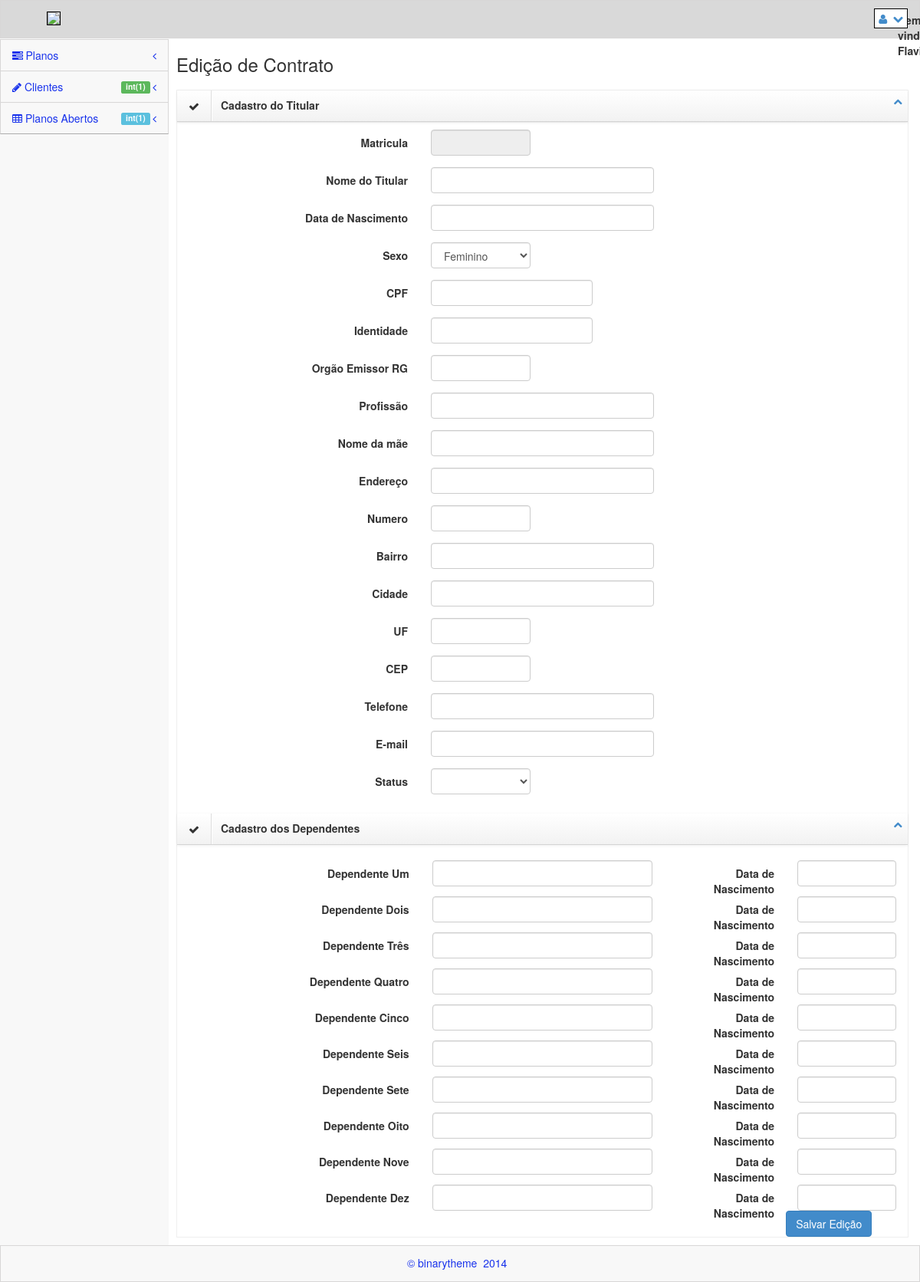
Page /views/editarcontrato.php?cod=201546 (signed in) on the earlier database version.
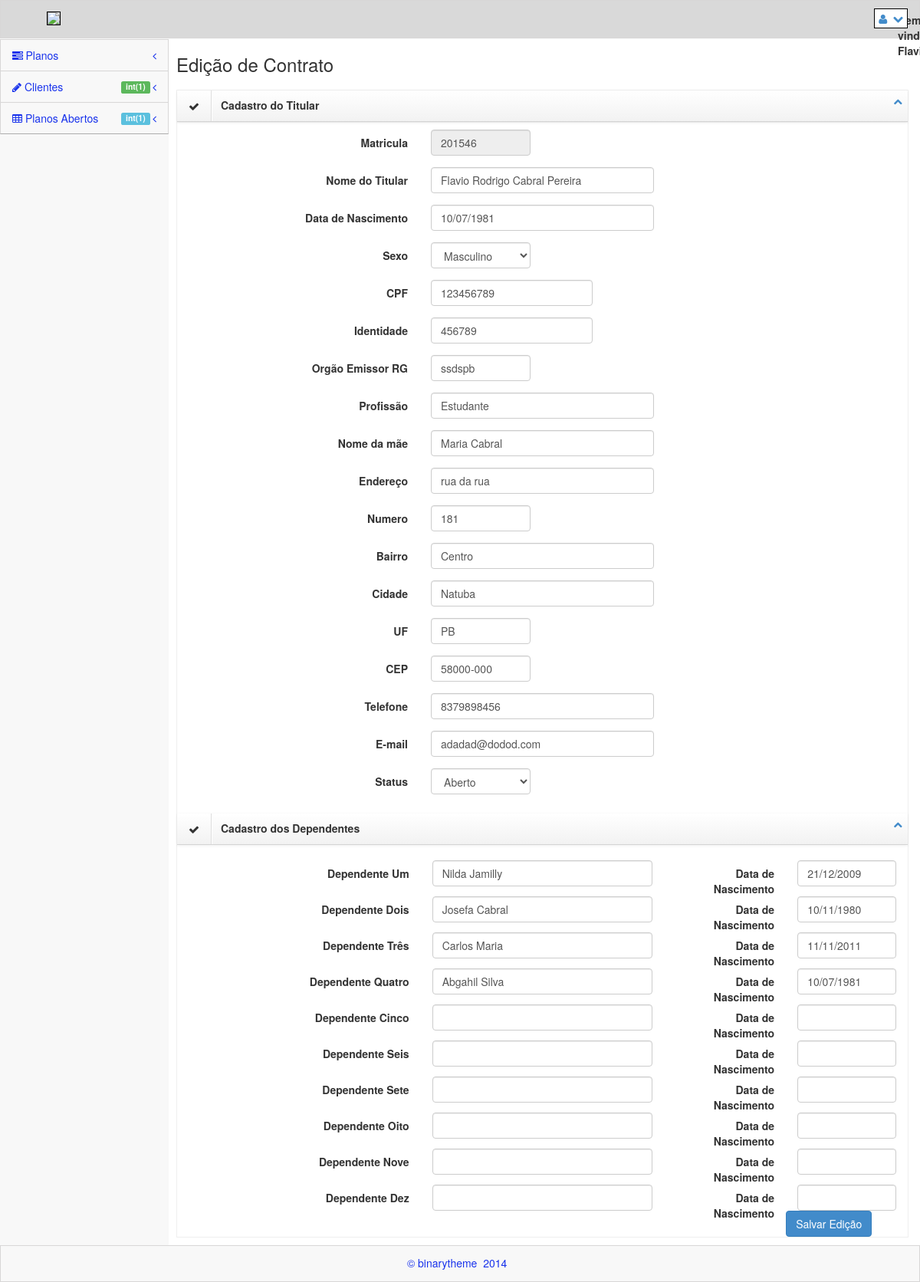
Same page on the later database version.
### tables this page shows
CREATE TABLE `planos` (
  `id` int(11) NOT NULL,
  `matricula` varchar(50) NOT NULL,
  `dtabertura` varchar(20) NOT NULL,
  `ntitular` varchar(200) NOT NULL,
  `sexo` varchar(20) NOT NULL,
  `dtnasc` varchar(30) NOT NULL,
  `cpf` varchar(20) NOT NULL,
  `rg` varchar(20) NOT NULL,
  `org` varchar(10) NOT NULL,
  `profissao` varchar(30) NOT NULL,
  `mae` varchar(100) NOT NULL,
  `endereco` varchar(100) NOT NULL,
  `num` varchar(10) NOT NULL,
  `bairro` varchar(30) NOT NULL,
  `cidade` varchar(50) NOT NULL,
  `uf` varchar(5) NOT NULL,
  `cep` varchar(20) NOT NULL,
  `telefone` varchar(50) NOT NULL,
  `email` varchar(50) NOT NULL,
  `status` varchar(20) NOT NULL,
  `ndep1` varchar(200) NOT NULL,
  `data1` varchar(20) DEFAULT NULL,
  `ndep2` varchar(200) NOT NULL,
  `data2` varchar(20) NOT NULL,
  `ndep3` varchar(200) NOT NULL,
  `data3` varchar(20) NOT NULL,
  `ndep4` varchar(200) NOT NULL,
  `data4` varchar(20) NOT NULL,
  `ndep5` varchar(200) NOT NULL,
  `data5` varchar(20) NOT NULL,
  `ndep6` varchar(200) NOT NULL,
  `data6` varchar(20) NOT NULL,
  `ndep7` varchar(200) NOT NULL,
  `data7` varchar(20) NOT NULL,
  `ndep8` varchar(200) NOT NULL,
  `data8` varchar(20) NOT NULL,
  `ndep9` varchar(200) NOT NULL,
  `data9` varchar(20) NOT NULL,
  `ndep10` varchar(200) NOT NULL,
  `data10` varchar(20) NOT NULL
);

### model/Contrato.class.php (called while the page is built, shortened)
<?php
    require_once 'Conexao.class.php';
class Contrato{
    private $con;
    function __construct() {
        $conexao = new Conexao();
        $this->con = $conexao->getConexao();
    }
    function buscaContrato($mat){
        $result = $this->con->query("SELECT * FROM planos WHERE matricula = '{$mat}'");
        if($result->rowCount() > 0){
            return $result->fetch(PDO::FETCH_ASSOC);
        }
    }
}
?>

### model/Conexao.class.php (called while the page is built)
<?php
class Conexao {
    public static $instance;
    public static function getConexao() {
        if (!isset(self::$instance)) {
            self::$instance = new PDO('mysql:host=localhost;dbname=apcef', 'root', '');
        }
        return self::$instance;
}
}

### controller/Controller.class.php (called while the page is built, shortened)
<?php
class Controller {
    function buscarContrato($cod){
        $chm = new Contrato();
        $result = $chm->buscaContrato($cod);
        return $result;
    }
}

### views/editarcontrato.php (the view, shortened to what the changed rows need)
<?php
    include_once '../controller/Controller.class.php';
    include_once '../model/Contrato.class.php';
    $c = new Controller();
    $c->logouf();
    $mat = $_REQUEST['cod'];
    $contrato = $c->buscarContrato($mat);
?>
<!DOCTYPE html>
 <html lang="pt-br">
<head>
    <link rel="stylesheet" href="../plugins/bootstrap/css/bootstrap.css" />
    <link rel="stylesheet" href="../css/main.css" />
    <link rel="stylesheet" href="../css/theme.css" />
    <link rel="stylesheet" href="../css/MoneAdmin.css" />
    <link rel="stylesheet" href="../plugins/Font-Awesome/css/font-awesome.css" />
     <link rel="stylesheet" href="../plugins/validationengine/css/validationEngine.jquery.css" />
</head>
<body class="padTop53 ">
    <div id="wrap">
        <div id="content">
                <div class="inner">
                    <div class="row" >
                        <div class="col-lg-12">
                            <div class="box">
                                    <form action="#" class="form-horizontal" id="block-validate">
                                        <div id="collapseOne" class="accordion-body collapse in body">
                                        <div class="form-group" >
                                            <div class="col-lg-2">
                                                <input type="text" id="matricula" name="cod" value="<?php echo $contrato['matricula']; ?>" class="form-control" readonly="readonly"/>
                                            </div>
                                        </div>
                                        <div class="form-group">
                                            <div class="col-lg-4">
                                                <input type="text" id="titular" name="ntitular" class="form-control" value="<?php echo $contrato['ntitular']; ?>"  />
                                            </div>
                                        </div>
                                        <div class="form-group">
                                            <div class="col-lg-4">
                                                <input type="text" id="dtnasc" name="dtnasc" class="form-control" value="<?php echo $contrato['dtnasc']; ?>"/>
                                            </div>
                                        </div>
                                            <div class="form-group">
                                                <div class="col-lg-2">
                                                    <select name="sexo" id="ption" class="validate[required] form-control" >
                                                        <?php  if($contrato['sexo'] == 'masculino'): ?>
                                                        <option value="masculino">Masculino</option>
                                                        <?php endif; ?>
                                                        <option value="feminino">Feminino</option>
                                                    </select>
                                                </div>
                                            </div>
                                            <div class="form-group">
                                            <div class="col-lg-3">
                                                <input type="text" id="cpf" name="cpf" class="form-control" value="<?php echo $contrato['cpf']; ?>" />
                                            </div>
                                        </div>
                                        <div class="form-group">
                                            <div class="col-lg-3">
                                                <input type="text" id="rg" name="rg" class="form-control" value="<?php echo $contrato['rg']; ?>" />
                                            </div>
                                        </div>
                                        <div class="form-group">
                                            <div class="col-lg-2">
                                                <input type="text" id="org" name="org" class="form-control" value="<?php echo $contrato['org']; ?>" />
                                            </div>
                                        </div>
                                        <div class="form-group">
                                            <div class="col-lg-4">
                                                <input type="text" id="profissao" name="profissao" class="form-control" value="<?php echo $contrato['profissao']; ?>" />
                                            </div>
                                        </div>
                                        <div class="form-group">
                                            <div class="col-lg-4">
                                                <input type="text" id="mae" name="mae" class="form-control" value="<?php echo $contrato['mae']; ?>"/>
                                            </div>
                                        </div>
                                        <div class="form-group">
                                            <div class="col-lg-4">
                                                <input type="text" id="end" name="end" class="form-control" value="<?php echo $contrato['endereco']; ?>"/>
                                            </div>
                                        </div>
                                        <div class="form-group">
                                            <div class="col-lg-2">
                                                <input type="text" id="num" name="num" class="form-control" value="<?php echo $contrato['num']; ?>"/>
                                            </div>
                                        </div>
                                        <div class="form-group">
                                            <div class="col-lg-4">
                                                <input type="text" id="bairro" name="bairro" class="form-control" value="<?php echo $contrato['bairro']; ?>"/>
                                            </div>
                                        </div>
                                        <div class="form-group">
                                            <div class="col-lg-4">
                                                <input type="text" id="cidade" name="cidade" class="form-control" value="<?php echo $contrato['cidade']; ?>"/>
                                            </div>
                                        </div>
                                        <div class="form-group">
                                            <div class="col-lg-2">
                                                <input type="text" id="uf" name="uf" class="form-control" value="<?php echo $contrato['uf']; ?>"/>
                                            </div>
                                        </div>
                                        <div class="form-group">
                                            <div class="col-lg-2">
                                                <input type="text" id="cep" name="cep" class="form-control" value="<?php echo $contrato['cep']; ?>"/>
                                            </div>
                                        </div>
                                        <div class="form-group">
                                            <div class="col-lg-4">
                                                <input type="text" id="telefone" name="telefone" class="form-control" value="<?php echo $contrato['telefone']; ?>"/>
                                            </div>
                                        </div>
                                        <div class="form-group">
                                            <div class="col-lg-4">
                                                <input type="email" id="email" name="email" class="form-control" value="<?php echo $contrato['email']; ?>"/>
                                            </div>
                                        </div>
                                            <div class="form-group">
                                                <div class="col-lg-2">
                                                    <select name="status" id="ption" class="validate[required] form-control" required>
                                                        <?php if($contrato['status'] == 'aberto'): ?>
                                                        <option value="aberto">Aberto</option>
                                                        <?php endif; ?>
                                                    </select>
                                                </div>
                                            </div>
                                        </div>
                                        <br />
                                        <div class="col-lg-4">
                                            <input type="text" id="dp1" name="dp1" class="form-control" value="<?php echo $contrato['ndep1']; ?>"/>
                                        </div>
                                        <div class="col-lg-2">
                                            <input type="text" id="dtnasc1" name="dtnasc1" class="form-control" value="<?php echo $contrato['data1']; ?>">
                                        </div>
                                        <div class="col-lg-4">
                                            <input type="text" id="dp2" name="dp2" class="form-control" value="<?php echo $contrato['ndep2']; ?>"/>
                                        </div>
                                        <div class="col-lg-2">
                                            <input type="text" id="dtnasc2" name="dtnasc2" class="form-control" value="<?php echo $contrato['data2']; ?>"/>
                                        </div>
                                        <div class="col-lg-4">
                                            <input type="text" id="dp3" name="dp3" class="form-control" value="<?php echo $contrato['ndep3']; ?>"/>
                                        </div>
                                        <div class="col-lg-2">
                                            <input type="text" id="dtnasc3" name="dtnasc3" class="form-control" value="<?php echo $contrato['data3']; ?>"/>
                                        </div>
                                        <div class="col-lg-4">
                                            <input type="text" id="dp4" name="dp4" class="form-control" value="<?php echo $contrato['ndep4']; ?>"/>
                                        </div>
                                        <div class="col-lg-2">
                                            <input type="text" id="dtnasc4" name="dtnasc4" class="form-control" value="<?php echo $contrato['data4']; ?>"/>
                                        </div>
                                    </form>
                            </div>
                        </div>
                    </div>
                    </div>
                </div>
        </div>
</body>
</html>

Differences in the rows shown:
added planos: cod "201546", ntitular "Flavio Rodrigo Cabral Pereira", dtnasc "10/07/1981", sexo "Masculino", cpf "123456789", rg "456789", org "ssdspb", profissao "Estudante", mae "Maria Cabral", end "rua da rua", num "181", bairro "Centro", cidade "Natuba", uf "PB", cep "58000-000", telefone "8379898456", email "adadad@dodod.com", status "Aberto", dp1 "Nilda Jamilly", dtnasc1 "21/12/2009", dp2 "Josefa Cabral", dtnasc2 "10/11/1980", dp3 "Carlos Maria", dtnasc3 "11/11/2011", dp4 "Abgahil Silva", dtnasc4 "10/07/1981"
Other differences:
form field sexo: "Feminino" → (not shown)
